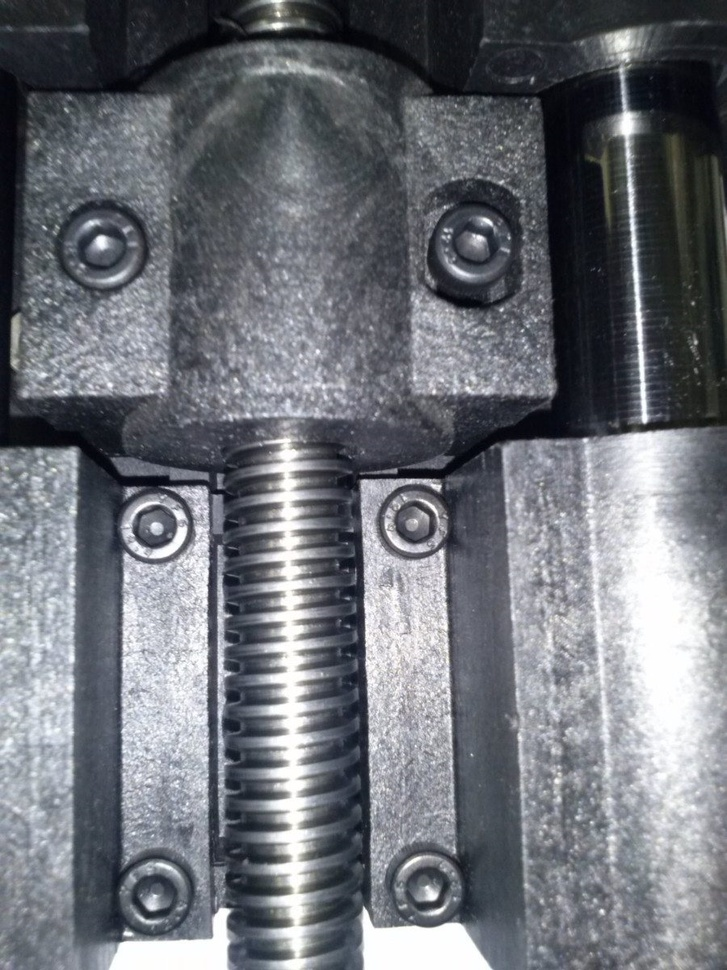
%> input picture aula_03/hough_1.jpg, 727 x 970 px, shrunk from 900 x 1200 before the run
$ octave Lista8_Ex1.m   (GNU Octave 9; MATLAB toolbox functions it lacks are replaced by stand-ins)
%> lines starting %> are read from the running program, lines starting %| are printed output that depends on the picture
% rho = x*cos(theta) + y*sin(theta);
RGB  = imread('hough_1.jpg');
%> RGB is the input picture: size 970x727x3 uint8; mean R, G, B 109.9, 113.1, 119.7
I  = rgb2gray(RGB);
imshow(I)
rotI = imrotate(I,33,'crop');
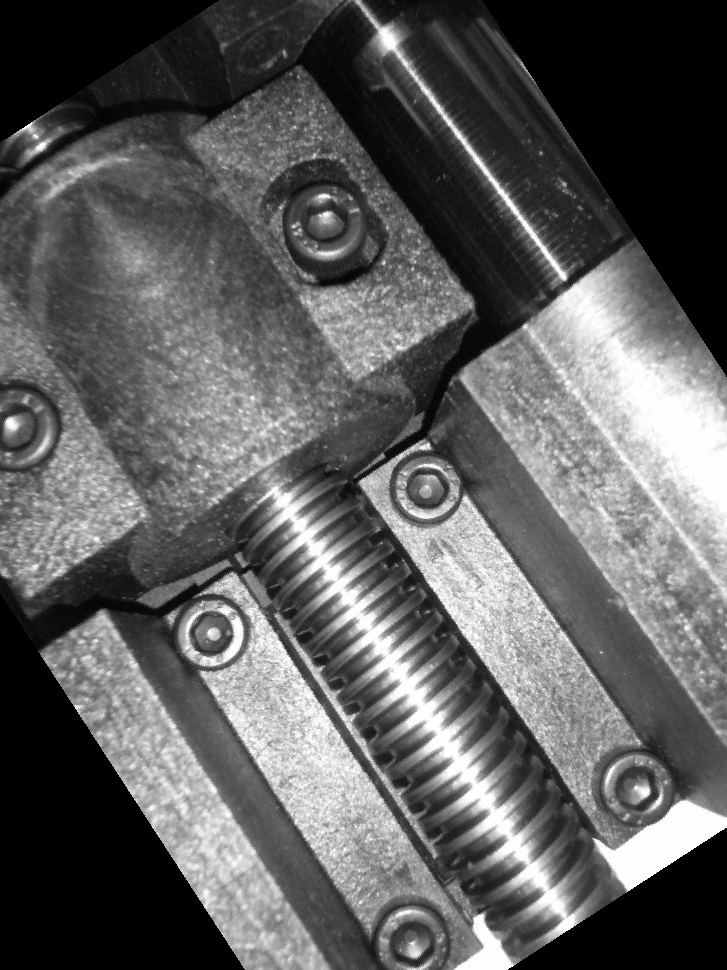
%> rotI: size 970x727 uint8; min 0, max 255, mean 94.4
BW = edge(rotI,'canny');
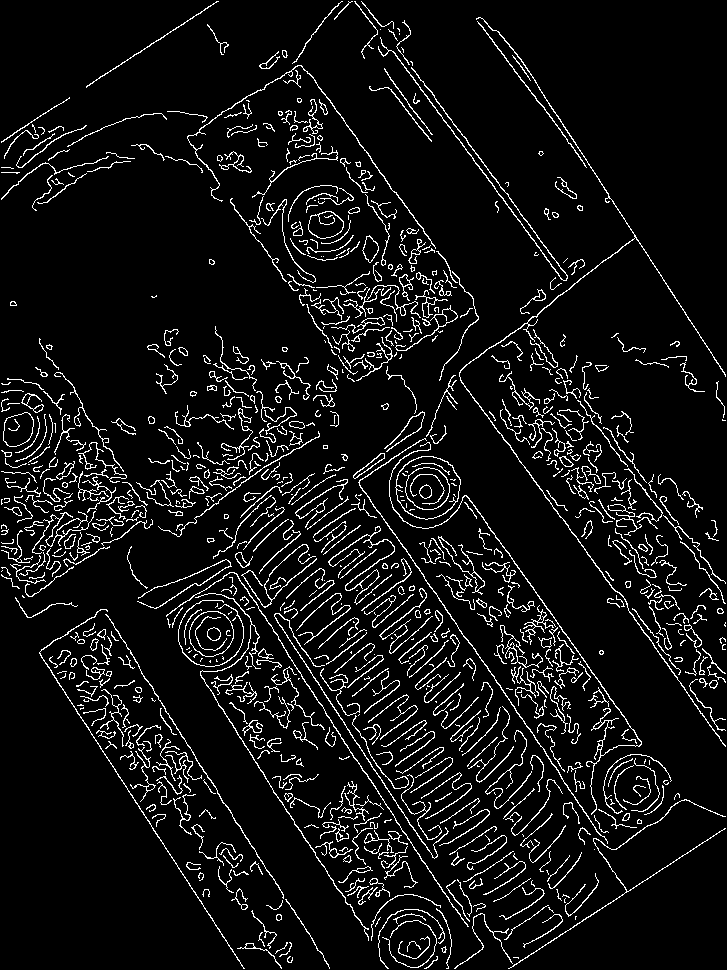
%> BW: size 970x727 logical; 7.2% white in thin lines or dots
[H,theta,rho] = hough(BW);
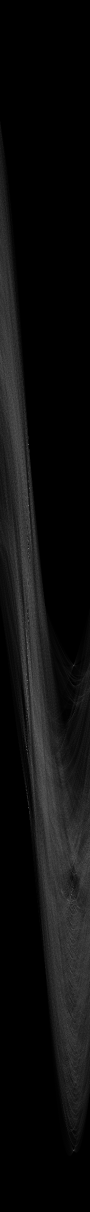
%> H: size 2423x180 double (shown at 1/2 size); min 0, max 374, mean 21; drawn with min black and max white
%> theta = 180 values from -90 to 89; rho = 2423 values from -1211 to 1211
imshow(H,[],'XData',theta,'YData',rho,...
        'InitialMagnification','fit');
xlabel('\theta'), ylabel('\rho');
axis on, axis normal, hold on;
P = houghpeaks(H,5,'threshold',ceil(0.3*max(H(:))));
%> P = [889 58; 1616 58; 1362 55; 1311 56; 2301 148]
x = theta(P(:,2));
%> x = [-33 -33 -36 -35 57]
y = rho(P(:,1));
%> y = [-323 404 150 99 1089]
plot(x,y,'s','color','white');
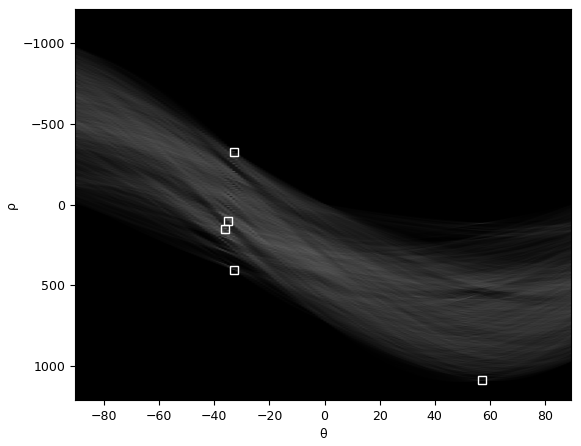
%> figure redrawn from the program's plot data
lines = houghlines(BW,theta,rho,P,'FillGap',5,'MinLength',7);
%> lines = 10 lines; longest, point1 to point2 (x, y): (514, 50) to (726, 376), (40, 654) to (245, 969), (725, 829) to (510, 969), (475, 399) to (616, 592), (491, 529) to (623, 716), (628, 608) to (678, 678)
figure, imshow(rotI), hold on
max_len = 0;
for k = 1:length(lines)
   xy = [lines(k).point1; lines(k).point2];
   plot(xy(:,1),xy(:,2),'LineWidth',2,'Color','green');

   % Plot beginnings and ends of lines
   plot(xy(1,1),xy(1,2),'x','LineWidth',2,'Color','yellow');
   plot(xy(2,1),xy(2,2),'x','LineWidth',2,'Color','red');

   % Determine the endpoints of the longest line segment
   len = norm(lines(k).point1 - lines(k).point2);
   if ( len > max_len)
      max_len = len;
      xy_long = xy;
   end
end
%> this loop made 10 passes
%> (len, max_len, xy_long) on passes 1 to 2: (375.8, 375.8, [40 654; 245 969]), (388.9, 388.9, [514 50; 726 376])
%> (xy, len) on passes 3 to 8: ([475 399; 616 592], 239), ([628 608; 678 678], 86.02), ([235 163; 241 171], 10), ([353 331; 360 341], 12.21), ([470 499; 488 524], 30.81), ([491 529; 623 716], 228.9)

% highlight the longest line segment
plot(xy_long(:,1),xy_long(:,2),'LineWidth',2,'Color','cyan');
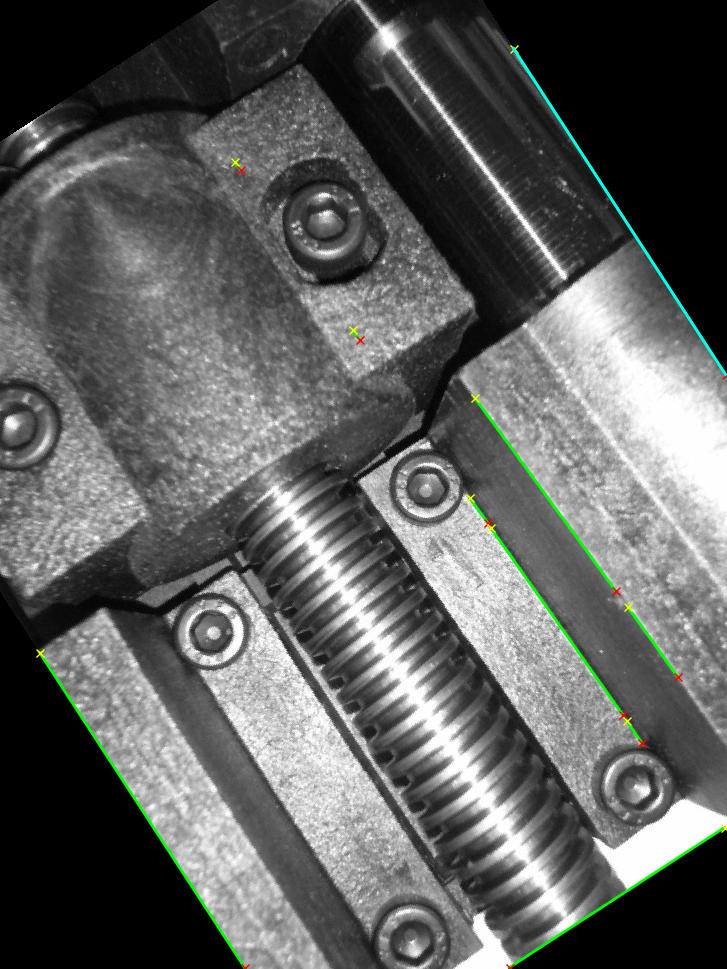
%> figure redrawn from the program's plot data
